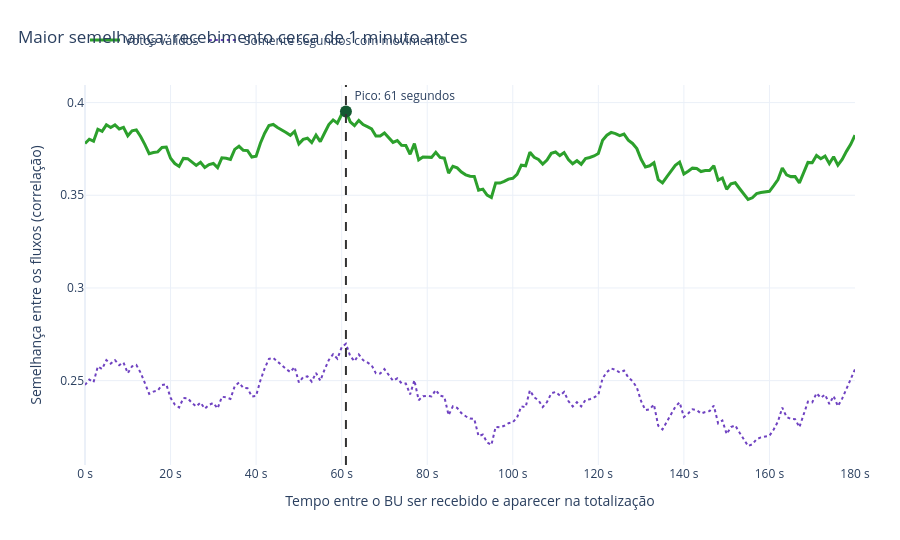

This figure's notebook cell:
### Markdown cell above
### 2. Quanto tempo depois do recebimento os votos aparecem na totalização?

Para cada atraso de 0 a 180 segundos, comparamos o fluxo recebido no segundo `t`
com o fluxo totalizado em `t + atraso`. O pico não significa que cada BU levou
exatamente esse tempo; ele resume o comportamento predominante dos dois fluxos.

**Como ler:** procure o ponto mais alto da linha. Ele indica o deslocamento de tempo
que torna os dois fluxos mais parecidos. A correlação não é uma probabilidade: `0,395`
não significa “39,5% de chance”.

**O que significa “os dois fluxos são zero”:** depois de aplicar um atraso, comparamos
dois segundos. No primeiro, nenhum voto válido aparece nos BUs com horário de
recebimento naquele segundo; no segundo correspondente, não há votos válidos
acrescentados pelo histórico oficial. Isso significa **ausência de movimento naquele
par de segundos**, e não que os BUs tenham zero votos, que votos tenham desaparecido
ou que o total acumulado tenha voltado a zero.

### Code cell
inicio_oficial = indice.min().floor("s")
fim_oficial = indice.max().ceil("s")
grade_segundos = pd.date_range(inicio_oficial, fim_oficial, freq="s")

recebidos_segundo = (
    chegadas.set_index("dt_bu_recebido")[medidas_fluxo]
    .groupby(level=0).sum()
    .reindex(grade_segundos, fill_value=0)
)
recebidos_segundo_sem_alerta = (
    chegadas_votos_sem_alerta_recebimento.set_index("dt_bu_recebido")[[
        "lula", "bolsonaro", "validos"
    ]]
    .groupby(level=0).sum()
    .reindex(grade_segundos, fill_value=0)
)
totalizados_segundo = pd.DataFrame({
    "lula": incrementos["LULA (13)"].to_numpy(),
    "bolsonaro": incrementos["JAIR BOLSONARO (22)"].to_numpy(),
    "validos": votos_validos_no_incremento.to_numpy(),
    "secoes": secoes_no_incremento.to_numpy(),
}, index=indice).groupby(level=0).sum().reindex(grade_segundos, fill_value=0)

def correlacao_com_atraso(origem, destino, atraso, somente_ativos=False):
    if atraso == 0:
        x, y = origem, destino
    else:
        x, y = origem[:-atraso], destino[atraso:]
    if somente_ativos:
        ativos = (x != 0) | (y != 0)
        x, y = x[ativos], y[ativos]
    return float(np.corrcoef(x, y)[0, 1])

atrasos = np.arange(0, 181)
nomes_medidas = {
    "secoes": "Quantidade de BUs/seções",
    "validos": "Votos válidos",
    "lula": "Votos de Lula",
    "bolsonaro": "Votos de Bolsonaro",
}
correlacoes_segundo = pd.DataFrame(index=atrasos)
correlacoes_segundo_ativos = pd.DataFrame(index=atrasos)
for medida in nomes_medidas:
    correlacoes_segundo[medida] = [
        correlacao_com_atraso(
            recebidos_segundo[medida].to_numpy(),
            totalizados_segundo[medida].to_numpy(),
            int(atraso),
        )
        for atraso in atrasos
    ]
    correlacoes_segundo_ativos[medida] = [
        correlacao_com_atraso(
            recebidos_segundo[medida].to_numpy(),
            totalizados_segundo[medida].to_numpy(),
            int(atraso),
            somente_ativos=True,
        )
        for atraso in atrasos
    ]

correlacao_validos_sem_alertas = pd.Series(
    [
        correlacao_com_atraso(
            recebidos_segundo_sem_alerta["validos"].to_numpy(),
            totalizados_segundo["validos"].to_numpy(),
            int(atraso),
        )
        for atraso in atrasos
    ],
    index=atrasos,
    name="sem_alertas_recebimento",
)

picos_correlacao = pd.DataFrame([
    {
        "medida": nomes_medidas[medida],
        "atraso_do_pico_em_segundos": int(correlacoes_segundo[medida].idxmax()),
        "correlação_no_pico": float(correlacoes_segundo[medida].max()),
        "atraso_do_pico_só_segundos_ativos": int(
            correlacoes_segundo_ativos[medida].idxmax()
        ),
        "correlação_no_pico_só_segundos_ativos": float(
            correlacoes_segundo_ativos[medida].max()
        ),
    }
    for medida in nomes_medidas
])
fig_atraso = go.Figure()
pico_atraso_validos = int(correlacoes_segundo["validos"].idxmax())
pico_correlacao_validos = float(correlacoes_segundo["validos"].max())
pico_atraso_validos_ativos = int(
    correlacoes_segundo_ativos["validos"].idxmax()
)
pico_correlacao_validos_ativos = float(
    correlacoes_segundo_ativos["validos"].max()
)
pico_atraso_validos_sem_alertas = int(
    correlacao_validos_sem_alertas.idxmax()
)
pico_correlacao_validos_sem_alertas = float(
    correlacao_validos_sem_alertas.max()
)
recebidos_no_pico = recebidos_segundo["validos"].to_numpy()[
    :-pico_atraso_validos
]
totalizados_no_pico = totalizados_segundo["validos"].to_numpy()[
    pico_atraso_validos:
]
pares_ambos_zero = (
    (recebidos_no_pico == 0) & (totalizados_no_pico == 0)
)
quantidade_pares_pico = len(recebidos_no_pico)
quantidade_pares_ambos_zero = int(pares_ambos_zero.sum())
quantidade_pares_com_movimento = int((~pares_ambos_zero).sum())
percentual_pares_ambos_zero = (
    quantidade_pares_ambos_zero / quantidade_pares_pico * 100
)
quantidade_pares_ambos_zero_texto = (
    f"{quantidade_pares_ambos_zero:,}".replace(",", ".")
)
quantidade_pares_pico_texto = f"{quantidade_pares_pico:,}".replace(",", ".")
assert quantidade_pares_pico == 26173
assert quantidade_pares_ambos_zero == 13979
assert quantidade_pares_com_movimento == 12194
fig_atraso.add_trace(go.Scatter(
    x=atrasos,
    y=correlacoes_segundo["validos"],
    name="Votos válidos",
    mode="lines",
    line={"width": 3, "color": "#2CA02C"},
    hovertemplate=(
        "Atraso testado: %{x:.0f} segundos<br>"
        "Semelhança dos fluxos: %{y:.4f}<extra></extra>"
    ),
))
fig_atraso.add_trace(go.Scatter(
    x=atrasos,
    y=correlacoes_segundo_ativos["validos"],
    name="Somente segundos com movimento",
    mode="lines",
    line={"width": 2, "color": "#6F42C1", "dash": "dot"},
    hovertemplate=(
        "Atraso testado: %{x:.0f} segundos<br>"
        "Correlação sem pares ambos zerados: %{y:.4f}<extra></extra>"
    ),
))
fig_atraso.add_trace(go.Scatter(
    x=[pico_atraso_validos],
    y=[pico_correlacao_validos],
    mode="markers+text",
    text=[f"Pico: {pico_atraso_validos} segundos"],
    textposition="top right",
    marker={"size": 12, "color": "#145A32"},
    hovertemplate=(
        f"Maior semelhança<br>Atraso: {pico_atraso_validos} segundos<br>"
        f"Correlação: {pico_correlacao_validos:.4f}<extra></extra>"
    ),
    showlegend=False,
))
fig_atraso.add_vline(
    x=pico_atraso_validos,
    line_dash="dash",
    line_color="#333333",
)
fig_atraso.update_layout(
    title={
        "text": "Maior semelhança: recebimento cerca de 1 minuto antes",
        "x": 0.02,
        "xanchor": "left",
    },
    template="plotly_white",
    height=540,
    dragmode="zoom",
    hovermode="x unified",
    xaxis={
        "title": "Tempo entre o BU ser recebido e aparecer na totalização",
        "range": [0, 180],
        "ticksuffix": " s",
    },
    yaxis={"title": "Semelhança entre os fluxos (correlação)"},
    showlegend=True,
    legend={"orientation": "h", "y": 1.08, "yanchor": "bottom"},
    margin={"l": 85, "r": 45, "t": 85, "b": 75},
)

figura_correlacao, eixo_correlacao = plt.subplots(figsize=(12.5, 5.8))
eixo_correlacao.plot(
    atrasos,
    correlacoes_segundo["validos"],
    color="#2CA02C",
    linewidth=2.2,
    label="Todos os segundos",
)
eixo_correlacao.plot(
    atrasos,
    correlacoes_segundo_ativos["validos"],
    color="#6F42C1",
    linewidth=1.8,
    linestyle="--",
    label="Somente segundos com movimento",
)
eixo_correlacao.axvline(
    pico_atraso_validos,
    color="#333333",
    linewidth=1.2,
    linestyle=":",
)
eixo_correlacao.scatter(
    [pico_atraso_validos, pico_atraso_validos_ativos],
    [pico_correlacao_validos, pico_correlacao_validos_ativos],
    color=["#145A32", "#6F42C1"],
    zorder=3,
)
eixo_correlacao.annotate(
    f"Pico: {pico_atraso_validos} s\nr = {pico_correlacao_validos:.3f}",
    (pico_atraso_validos, pico_correlacao_validos),
    xytext=(12, -28),
    textcoords="offset points",
    ha="left",
    va="top",
    bbox={"boxstyle": "round,pad=0.25", "facecolor": "white", "alpha": 0.85},
)
eixo_correlacao.set(
    title="Correlação entre recebimento e totalização por defasagem",
    xlabel="Defasagem aplicada ao fluxo recebido (segundos)",
    ylabel="Correlação de Pearson",
    xlim=(0, 180),
)
eixo_correlacao.grid(color="#D9E2F2", linewidth=0.8)
eixo_correlacao.legend(loc="best", frameon=False)
figura_correlacao.tight_layout()
salvar_figura_svg(figura_correlacao, "correlacao_defasagem.svg")
fig_atraso.show(config=CONFIG_GRAFICO)
display(pd.DataFrame({
    "pares_no_atraso_de_61_segundos": [
        "Ambos sem movimento",
        "Pelo menos um fluxo com movimento",
        "Total",
    ],
    "quantidade": [
        quantidade_pares_ambos_zero,
        quantidade_pares_com_movimento,
        quantidade_pares_pico,
    ],
    "percentual": [
        percentual_pares_ambos_zero,
        100 - percentual_pares_ambos_zero,
        100.0,
    ],
}))
display(pd.DataFrame({
    "cenário": [
        "Todos os segundos",
        "Somente segundos com movimento",
        "Sem os 591 recebimentos anteriores à emissão",
    ],
    "atraso_do_pico_em_segundos": [
        pico_atraso_validos,
        pico_atraso_validos_ativos,
        pico_atraso_validos_sem_alertas,
    ],
    "correlação_no_pico": [
        pico_correlacao_validos,
        pico_correlacao_validos_ativos,
        pico_correlacao_validos_sem_alertas,
    ],
}))
display(Markdown(
    f"**Conclusão:** o fluxo de votos recebidos fica mais parecido com o fluxo "
    f"totalizado quando é deslocado **{pico_atraso_validos} segundos para a "
    f"frente** (correlação {pico_correlacao_validos:.3f}). Excluindo os pares em "
    f"que os dois fluxos estão sem movimento — **{quantidade_pares_ambos_zero_texto} "
    f"de {quantidade_pares_pico_texto} pares "
    f"({percentual_pares_ambos_zero:.1f}%)** —, "
    f"o pico fica em **{pico_atraso_validos_ativos} "
    f"segundos** (correlação {pico_correlacao_validos_ativos:.3f}). "
    f"Ao excluir os **{quantidade_alertas_recebimento_presidente}** BUs com "
    f"recebimento anterior à emissão, o pico permanece em "
    f"**{pico_atraso_validos_sem_alertas} segundos** (correlação "
    f"{pico_correlacao_validos_sem_alertas:.3f}). Isso é "
    "compatível com uma fila que incorpora BUs em atualizações; não quer "
    "dizer que todo BU individual levou exatamente esse tempo."
))

### Figure 1 — Plotly figure (JSON) as saved in the notebook; plotly's stock layout.template omitted (floating-point values rounded to 4 significant figures; data arrays with more than 128 entries replaced by an {"elided": "..."} marker saying what was removed)
{"data": [{"hovertemplate": "Atraso testado: %{x:.0f} segundos<br>Semelhança dos fluxos: %{y:.4f}<extra></extra>", "line": {"color": "#2CA02C", "width": 3}, "mode": "lines", "name": "Votos válidos", "type": "scatter", "x": {"elided": "181 int values"}, "y": {"elided": "181 float values"}}, {"hovertemplate": "Atraso testado: %{x:.0f} segundos<br>Correlação sem pares ambos zerados: %{y:.4f}<extra></extra>", "line": {"color": "#6F42C1", "dash": "dot", "width": 2}, "mode": "lines", "name": "Somente segundos com movimento", "type": "scatter", "x": {"elided": "181 int values"}, "y": {"elided": "181 float values"}}, {"hovertemplate": "Maior semelhança<br>Atraso: 61 segundos<br>Correlação: 0.3952<extra></extra>", "marker": {"color": "#145A32", "size": 12}, "mode": "markers+text", "showlegend": false, "text": ["Pico: 61 segundos"], "textposition": "top right", "type": "scatter", "x": [61], "y": [0.3952]}], "layout": {"dragmode": "zoom", "height": 540, "hovermode": "x unified", "legend": {"orientation": "h", "y": 1.08, "yanchor": "bottom"}, "margin": {"b": 75, "l": 85, "r": 45, "t": 85}, "shapes": [{"line": {"color": "#333333", "dash": "dash"}, "type": "line", "x0": 61, "x1": 61, "xref": "x", "y0": 0, "y1": 1, "yref": "y domain"}], "showlegend": true, "title": {"text": "Maior semelhança: recebimento cerca de 1 minuto antes", "x": 0.02, "xanchor": "left"}, "xaxis": {"range": [0, 180], "ticksuffix": " s", "title": {"text": "Tempo entre o BU ser recebido e aparecer na totalização"}}, "yaxis": {"title": {"text": "Semelhança entre os fluxos (correlação)"}}}}
